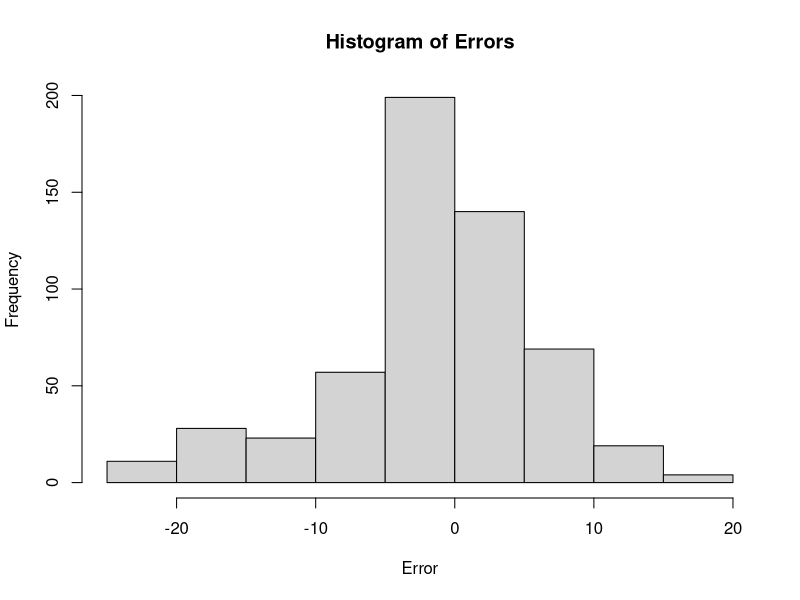
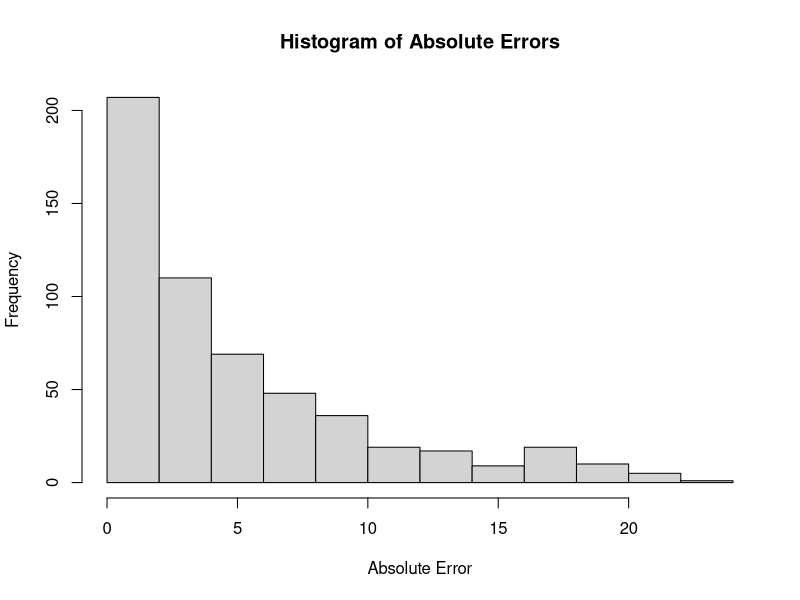
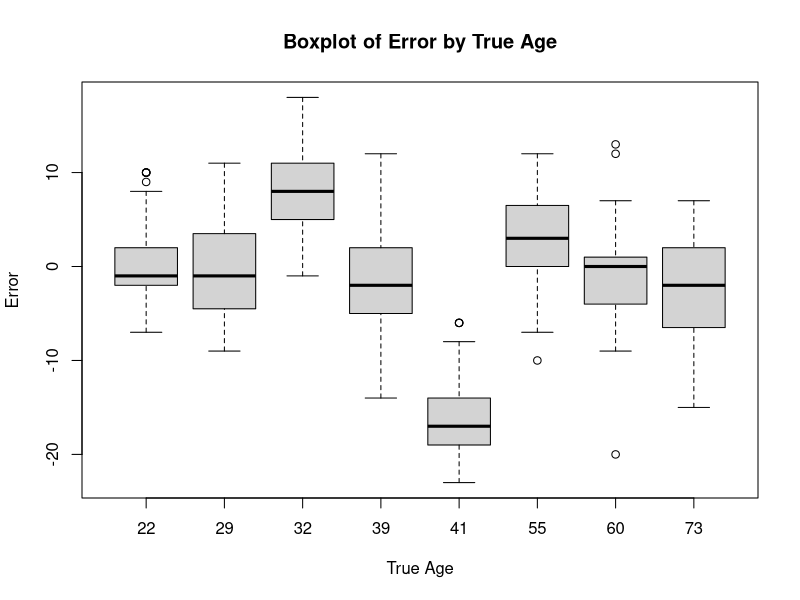
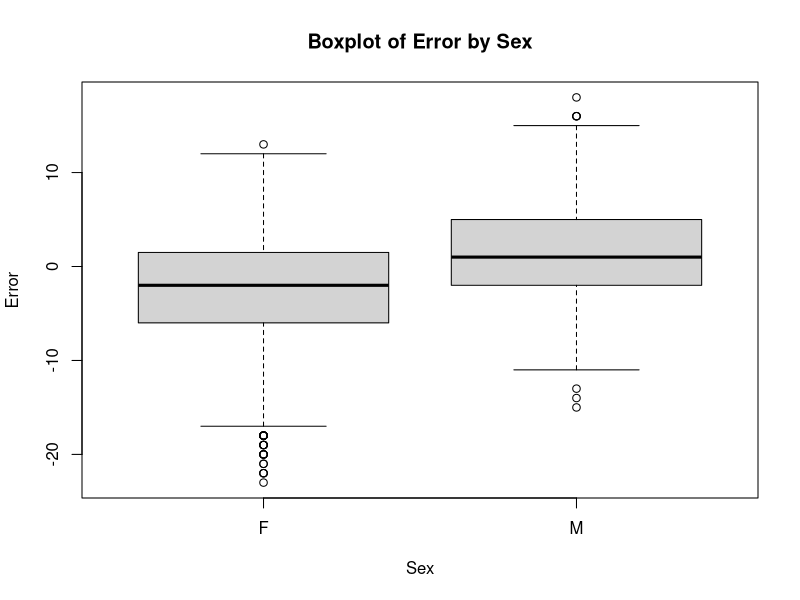
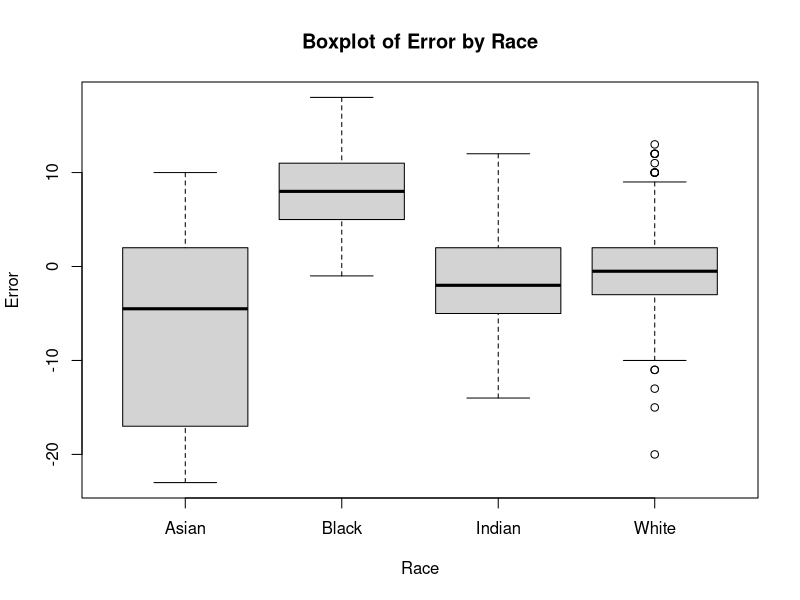
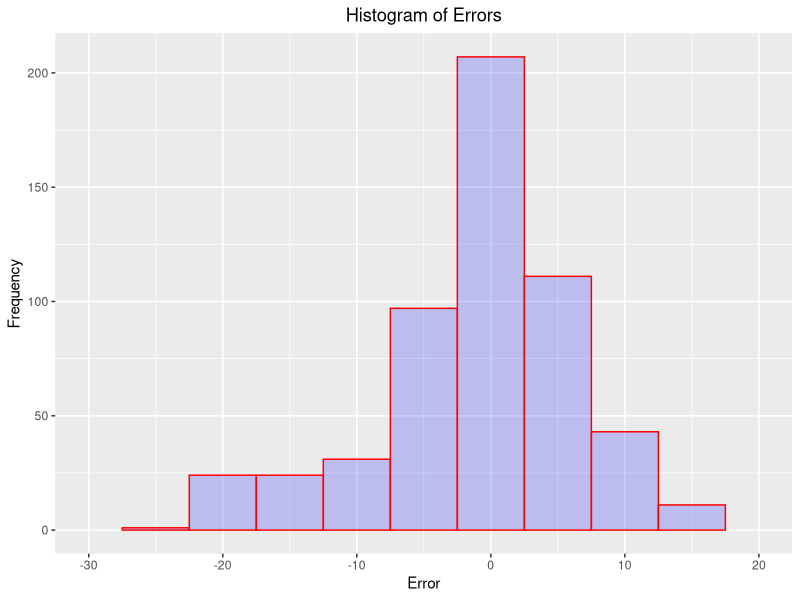
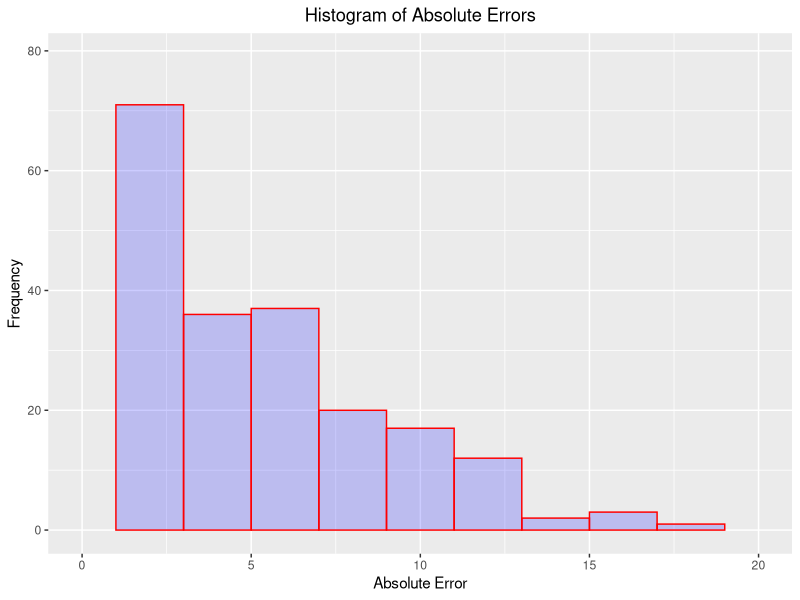
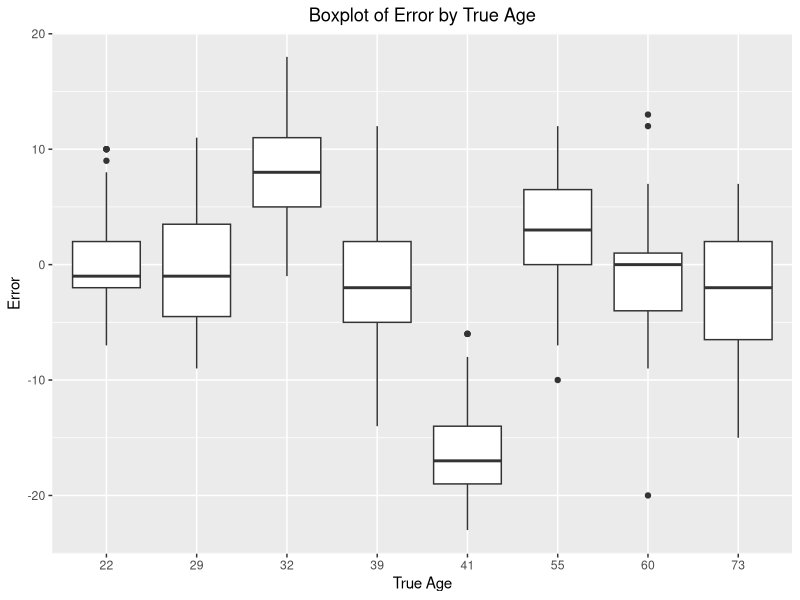

Reproduce these figures in R, in order.
install.packages("ggplot2")
library("ggplot2")
theme_update(plot.title = element_text(hjust = 0.5))
guesses = read.csv("2019_project_data.csv", head=T)
head(guesses)
summary(guesses[,-c(1,4)])
hist(guesses$error, xlab = "Error", ylab = "Frequency", main = "Histogram of Errors")
hist(guesses$abs_error, xlab = "Absolute Error", ylab = "Frequency", main = "Histogram of Absolute Errors")
round(tapply(X=guesses$error, INDEX=guesses$tru_age, FUN = mean), 3)
round(tapply(X=guesses$error, INDEX=guesses$tru_age, FUN = var), 3)
round(tapply(X=guesses$error, INDEX = guesses$sex, FUN = mean), 3)
tapply(X = guesses$error, INDEX = guesses$race, FUN = mean)
tapply(X = guesses$error, INDEX = guesses$race, FUN = var)
boxplot(error ~ tru_age, data = guesses, main = "Boxplot of Error by True Age", xlab = "True Age", ylab = "Error")
boxplot(error ~ sex, data = guesses, main = "Boxplot of Error by Sex", xlab = "Sex", ylab = "Error")
boxplot(error ~ race, data = guesses, main = "Boxplot of Error by Race", xlab = "Race", ylab = "Error")

#ggplot2 versions
qplot(guesses$error,
      geom="histogram",
      binwidth = 5,  
      main = "Histogram of Errors", 
      xlab = "Error", 
      ylab = "Frequency",
      fill=I("blue"), 
      col=I("red"), 
      alpha=I(.2),
      xlim=c(-30,20))

qplot(guesses$error,
      geom="histogram",
      binwidth = 2,  
      main = "Histogram of Absolute Errors", 
      xlab = "Absolute Error", 
      ylab = "Frequency",
      fill=I("blue"), 
      col=I("red"), 
      alpha=I(.2),
      xlim=c(0, 20))

ggplot(guesses, aes(x=factor(tru_age), y=error, group=tru_age)) + 
  geom_boxplot() +
  scale_x_discrete("True Age", labels = guesses$tru_age, breaks = guesses$tru_age) +
  ylab("Error") +
  ggtitle("Boxplot of Error by True Age")

ggplot(guesses, aes(x=factor(sex), y=error, group=sex)) + 
  geom_boxplot() +
  scale_x_discrete("Sex", labels = guesses$sex, breaks = guesses$sex) +
  ylab("Error") +
  ggtitle("Boxplot of Error by Sex")

ggplot(guesses, aes(x=factor(race), y=error, group=race)) + 
  geom_boxplot() +
  scale_x_discrete("Race", labels = guesses$race, breaks = guesses$race) +
  ylab("Error") +
  ggtitle("Boxplot of Error by Race")